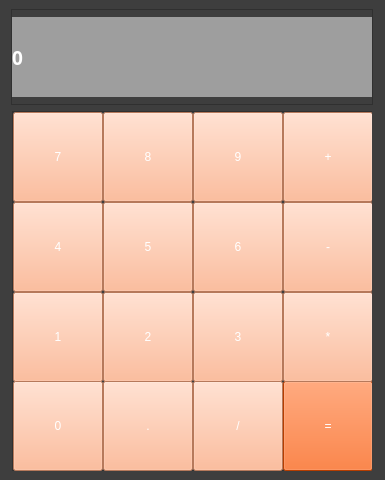
<?xml version="1.0" encoding="UTF-8"?>
<ui version="4.0">
 <class>MainWindow</class>
 <widget class="QMainWindow" name="MainWindow">
  <property name="geometry">
   <rect>
    <x>0</x>
    <y>0</y>
    <width>385</width>
    <height>480</height>
   </rect>
  </property>
  <property name="windowTitle">
   <string>Calculator</string>
  </property>
  <property name="styleSheet">
   <string notr="true">background-color: rgb(62, 62, 62);</string>
  </property>
  <widget class="QWidget" name="centralwidget">
   <layout class="QVBoxLayout" name="verticalLayout">
    <item alignment="Qt::AlignHCenter">
     <widget class="QFrame" name="answer_frame">
      <property name="frameShape">
       <enum>QFrame::StyledPanel</enum>
      </property>
      <property name="frameShadow">
       <enum>QFrame::Raised</enum>
      </property>
      <layout class="QVBoxLayout" name="verticalLayout_2">
       <property name="spacing">
        <number>0</number>
       </property>
       <property name="leftMargin">
        <number>0</number>
       </property>
       <property name="topMargin">
        <number>0</number>
       </property>
       <property name="rightMargin">
        <number>0</number>
       </property>
       <property name="bottomMargin">
        <number>0</number>
       </property>
       <item>
        <widget class="QLabel" name="answerLabel">
         <property name="minimumSize">
          <size>
           <width>360</width>
           <height>80</height>
          </size>
         </property>
         <property name="maximumSize">
          <size>
           <width>360</width>
           <height>80</height>
          </size>
         </property>
         <property name="font">
          <font>
           <family>Yu Gothic UI Semibold</family>
           <pointsize>14</pointsize>
           <weight>75</weight>
           <bold>true</bold>
          </font>
         </property>
         <property name="styleSheet">
          <string notr="true">background-color: rgb(158, 158, 158);
color: rgb(255, 255, 255);</string>
         </property>
         <property name="text">
          <string>0</string>
         </property>
         <property name="margin">
          <number>20</number>
         </property>
        </widget>
       </item>
      </layout>
     </widget>
    </item>
    <item alignment="Qt::AlignHCenter">
     <widget class="QFrame" name="buttoons_frame">
      <property name="minimumSize">
       <size>
        <width>360</width>
        <height>360</height>
       </size>
      </property>
      <property name="maximumSize">
       <size>
        <width>360</width>
        <height>360</height>
       </size>
      </property>
      <property name="frameShape">
       <enum>QFrame::StyledPanel</enum>
      </property>
      <property name="frameShadow">
       <enum>QFrame::Raised</enum>
      </property>
      <layout class="QGridLayout" name="gridLayout">
       <property name="leftMargin">
        <number>0</number>
       </property>
       <property name="topMargin">
        <number>0</number>
       </property>
       <property name="rightMargin">
        <number>0</number>
       </property>
       <property name="bottomMargin">
        <number>0</number>
       </property>
       <property name="spacing">
        <number>0</number>
       </property>
       <item row="0" column="6">
        <widget class="QPushButton" name="but_plus">
         <property name="minimumSize">
          <size>
           <width>90</width>
           <height>90</height>
          </size>
         </property>
         <property name="maximumSize">
          <size>
           <width>90</width>
           <height>90</height>
          </size>
         </property>
         <property name="styleSheet">
          <string notr="true">background-color: rgb(255, 170, 127);
color: rgb(255, 255, 255);
font: 75 15pt &quot;Courier New&quot;;</string>
         </property>
         <property name="text">
          <string>+</string>
         </property>
        </widget>
       </item>
       <item row="2" column="4">
        <widget class="QPushButton" name="but_6">
         <property name="minimumSize">
          <size>
           <width>90</width>
           <height>90</height>
          </size>
         </property>
         <property name="maximumSize">
          <size>
           <width>90</width>
           <height>90</height>
          </size>
         </property>
         <property name="styleSheet">
          <string notr="true">background-color: rgb(255, 170, 127);
color: rgb(255, 255, 255);
font: 75 15pt &quot;Courier New&quot;;</string>
         </property>
         <property name="text">
          <string>6</string>
         </property>
        </widget>
       </item>
       <item row="0" column="2">
        <widget class="QPushButton" name="but_8">
         <property name="minimumSize">
          <size>
           <width>90</width>
           <height>90</height>
          </size>
         </property>
         <property name="maximumSize">
          <size>
           <width>90</width>
           <height>90</height>
          </size>
         </property>
         <property name="styleSheet">
          <string notr="true">background-color: rgb(255, 170, 127);
color: rgb(255, 255, 255);
font: 75 15pt &quot;Courier New&quot;;</string>
         </property>
         <property name="text">
          <string>8</string>
         </property>
        </widget>
       </item>
       <item row="2" column="2">
        <widget class="QPushButton" name="but_5">
         <property name="minimumSize">
          <size>
           <width>90</width>
           <height>90</height>
          </size>
         </property>
         <property name="maximumSize">
          <size>
           <width>90</width>
           <height>90</height>
          </size>
         </property>
         <property name="styleSheet">
          <string notr="true">background-color: rgb(255, 170, 127);
color: rgb(255, 255, 255);
font: 75 15pt &quot;Courier New&quot;;</string>
         </property>
         <property name="text">
          <string>5</string>
         </property>
        </widget>
       </item>
       <item row="0" column="4">
        <widget class="QPushButton" name="but_9">
         <property name="minimumSize">
          <size>
           <width>90</width>
           <height>90</height>
          </size>
         </property>
         <property name="maximumSize">
          <size>
           <width>90</width>
           <height>90</height>
          </size>
         </property>
         <property name="styleSheet">
          <string notr="true">background-color: rgb(255, 170, 127);
color: rgb(255, 255, 255);
font: 75 15pt &quot;Courier New&quot;;</string>
         </property>
         <property name="text">
          <string>9</string>
         </property>
        </widget>
       </item>
       <item row="0" column="0">
        <widget class="QPushButton" name="but_7">
         <property name="minimumSize">
          <size>
           <width>90</width>
           <height>90</height>
          </size>
         </property>
         <property name="maximumSize">
          <size>
           <width>90</width>
           <height>90</height>
          </size>
         </property>
         <property name="styleSheet">
          <string notr="true">background-color: rgb(255, 170, 127);
color: rgb(255, 255, 255);
font: 75 15pt &quot;Courier New&quot;;</string>
         </property>
         <property name="text">
          <string>7</string>
         </property>
        </widget>
       </item>
       <item row="3" column="0">
        <widget class="QPushButton" name="but_1">
         <property name="minimumSize">
          <size>
           <width>90</width>
           <height>90</height>
          </size>
         </property>
         <property name="maximumSize">
          <size>
           <width>90</width>
           <height>90</height>
          </size>
         </property>
         <property name="styleSheet">
          <string notr="true">background-color: rgb(255, 170, 127);
color: rgb(255, 255, 255);
font: 75 15pt &quot;Courier New&quot;;</string>
         </property>
         <property name="text">
          <string>1</string>
         </property>
        </widget>
       </item>
       <item row="5" column="6">
        <widget class="QPushButton" name="but_equal">
         <property name="minimumSize">
          <size>
           <width>90</width>
           <height>90</height>
          </size>
         </property>
         <property name="maximumSize">
          <size>
           <width>90</width>
           <height>90</height>
          </size>
         </property>
         <property name="styleSheet">
          <string notr="true">background-color: rgb(255, 85, 0);
color: rgb(255, 255, 255);
font: 75 15pt &quot;Courier New&quot;;</string>
         </property>
         <property name="text">
          <string>=</string>
         </property>
        </widget>
       </item>
       <item row="5" column="4">
        <widget class="QPushButton" name="but_devision">
         <property name="minimumSize">
          <size>
           <width>90</width>
           <height>90</height>
          </size>
         </property>
         <property name="maximumSize">
          <size>
           <width>90</width>
           <height>90</height>
          </size>
         </property>
         <property name="styleSheet">
          <string notr="true">background-color: rgb(255, 170, 127);
color: rgb(255, 255, 255);
font: 75 15pt &quot;Courier New&quot;;</string>
         </property>
         <property name="text">
          <string>/</string>
         </property>
        </widget>
       </item>
       <item row="5" column="0">
        <widget class="QPushButton" name="but_0">
         <property name="minimumSize">
          <size>
           <width>90</width>
           <height>90</height>
          </size>
         </property>
         <property name="maximumSize">
          <size>
           <width>90</width>
           <height>90</height>
          </size>
         </property>
         <property name="styleSheet">
          <string notr="true">background-color: rgb(255, 170, 127);
color: rgb(255, 255, 255);
font: 75 15pt &quot;Courier New&quot;;</string>
         </property>
         <property name="text">
          <string>0</string>
         </property>
        </widget>
       </item>
       <item row="5" column="2">
        <widget class="QPushButton" name="but_dot">
         <property name="minimumSize">
          <size>
           <width>90</width>
           <height>90</height>
          </size>
         </property>
         <property name="maximumSize">
          <size>
           <width>90</width>
           <height>90</height>
          </size>
         </property>
         <property name="styleSheet">
          <string notr="true">background-color: rgb(255, 170, 127);
color: rgb(255, 255, 255);
font: 75 15pt &quot;Courier New&quot;;</string>
         </property>
         <property name="text">
          <string>.</string>
         </property>
        </widget>
       </item>
       <item row="2" column="6">
        <widget class="QPushButton" name="but_minus">
         <property name="minimumSize">
          <size>
           <width>90</width>
           <height>90</height>
          </size>
         </property>
         <property name="maximumSize">
          <size>
           <width>90</width>
           <height>90</height>
          </size>
         </property>
         <property name="styleSheet">
          <string notr="true">background-color: rgb(255, 170, 127);
color: rgb(255, 255, 255);
font: 75 15pt &quot;Courier New&quot;;</string>
         </property>
         <property name="text">
          <string>-</string>
         </property>
        </widget>
       </item>
       <item row="2" column="0">
        <widget class="QPushButton" name="but_4">
         <property name="minimumSize">
          <size>
           <width>90</width>
           <height>90</height>
          </size>
         </property>
         <property name="maximumSize">
          <size>
           <width>90</width>
           <height>90</height>
          </size>
         </property>
         <property name="styleSheet">
          <string notr="true">background-color: rgb(255, 170, 127);
color: rgb(255, 255, 255);
font: 75 15pt &quot;Courier New&quot;;</string>
         </property>
         <property name="text">
          <string>4</string>
         </property>
        </widget>
       </item>
       <item row="3" column="6">
        <widget class="QPushButton" name="but_multiply">
         <property name="minimumSize">
          <size>
           <width>90</width>
           <height>90</height>
          </size>
         </property>
         <property name="maximumSize">
          <size>
           <width>90</width>
           <height>90</height>
          </size>
         </property>
         <property name="styleSheet">
          <string notr="true">background-color: rgb(255, 170, 127);
color: rgb(255, 255, 255);
font: 75 15pt &quot;Courier New&quot;;</string>
         </property>
         <property name="text">
          <string>*</string>
         </property>
        </widget>
       </item>
       <item row="3" column="4">
        <widget class="QPushButton" name="but_3">
         <property name="minimumSize">
          <size>
           <width>90</width>
           <height>90</height>
          </size>
         </property>
         <property name="maximumSize">
          <size>
           <width>90</width>
           <height>90</height>
          </size>
         </property>
         <property name="styleSheet">
          <string notr="true">background-color: rgb(255, 170, 127);
color: rgb(255, 255, 255);
font: 75 15pt &quot;Courier New&quot;;</string>
         </property>
         <property name="text">
          <string>3</string>
         </property>
        </widget>
       </item>
       <item row="3" column="2">
        <widget class="QPushButton" name="but_2">
         <property name="minimumSize">
          <size>
           <width>90</width>
           <height>90</height>
          </size>
         </property>
         <property name="maximumSize">
          <size>
           <width>90</width>
           <height>90</height>
          </size>
         </property>
         <property name="styleSheet">
          <string notr="true">background-color: rgb(255, 170, 127);
color: rgb(255, 255, 255);
font: 75 15pt &quot;Courier New&quot;;</string>
         </property>
         <property name="text">
          <string>2</string>
         </property>
        </widget>
       </item>
      </layout>
     </widget>
    </item>
   </layout>
  </widget>
 </widget>
 <resources/>
 <connections/>
</ui>
